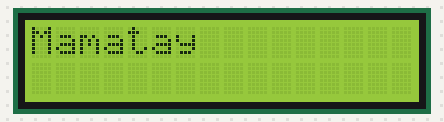
The sketch below on a simulated Arduino Uno, built with avr-gcc and run on an emulated ATmega328P. Parts: 16×2 character LCD.

Above: at 1.4 s.
At 3.7 s:
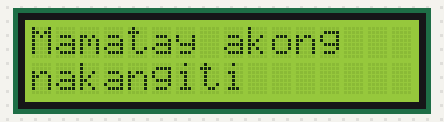
At 10.4 s:
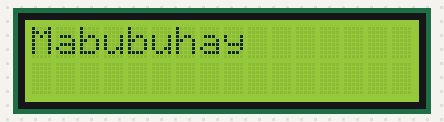
At 19.2 s:
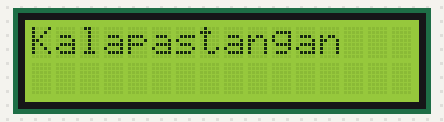
At 26.3 s:
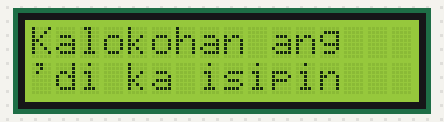
At 34.4 s:
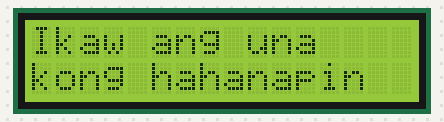

The sketch:

kalapastangan-lyrics.ino
```cpp
#include <Wire.h>
#include <LiquidCrystal_I2C.h>

LiquidCrystal_I2C lcd(0x27, 16, 2);

struct WordTiming {
  unsigned long timeMs;
  const char* word;
};

const WordTiming lyrics[] = {
  {     0, "Mamatay" },
  {   1820, "akong" },
  {   2280, "nakangiti" },
  {   4420, "Kapag" },
  {   5040, "ikaw" },
  {   5600, "ang" },
  {   6180, "nasa" },
  {   7480, "aking" },
  {   8160, "tabi" },
  {   8920, "Mabubuhay" },
  {   10440, "akong" },
  {   11120, "nagsisisi" },
  {   13380, "Kapag" },
  {  13740, "'sang" },
  {  14190, "araw" },
  {  14870, "hindi" },
  {  15530, "kita" },
  {  16350, "mapapangiti" },
  {  17790, "Kalapastangan" },
  {  19330, "and" },
  {  19590, "'di" },
  {  19990, "ka" },
  {  20470, "ibigin" },
  {  22530, "Kalokohan" },
  {  23570, "ang" },
  {  23890, "'di" },
  {  24070, "ka" },
  {  24890, "isipin" },
  {  26650, "Kung" },
  {  27100, "ang" },
  {  27330, "mundo" },
  {  28070, "ay" },
  {  28210, "biglang" },
  {  29110, "gugunawin"},
  {  31290, "Ikaw"},
  {  31730, "ang"},
  {  32110, "una"},
  {  32610, "kong"},
  {  32910, "hahanapin"}
};

const int totalWords = sizeof(lyrics) / sizeof(lyrics[0]);
int currentWordIndex = 0;
unsigned long startPlaybackTime = 0;

uint8_t currentCol = 0;
uint8_t currentRow = 0;

void printFittedWord(const char* word) {
  int len = strlen(word);
  bool isCapital = (word[0] >= 'A' && word[0] <= 'Z');

  if (isCapital && (currentCol > 0 || currentRow > 0)) {
    lcd.clear();
    currentRow = 0;
    currentCol = 0;
  }
  else if (currentCol > 0 && (currentCol + 1 + len > 16)) {
    if (currentRow == 0) {
      currentRow = 1;
      currentCol = 0;
    } else {
      lcd.clear();
      currentRow = 0;
      currentCol = 0;
    }
  }

  if (currentCol > 0) {
    lcd.setCursor(currentCol, currentRow);
    lcd.print(" ");
    currentCol++;
  }

  lcd.setCursor(currentCol, currentRow);
  lcd.print(word);
  currentCol += len;
}

void setup() {
  lcd.init();
  lcd.backlight();
  lcd.clear();
  lcd.setCursor(0, 0);
  lcd.print("@rence.szkyrob");
  delay(1300);
  lcd.clear();
  startPlaybackTime = millis();
}

void loop() {
  unsigned long elapsed = millis() - startPlaybackTime;
  if (currentWordIndex < totalWords) {
    if (elapsed >= lyrics[currentWordIndex].timeMs) {
      printFittedWord(lyrics[currentWordIndex].word);
      currentWordIndex++;
    }
  }
}
```

Measured:
- what the display in image 0 shows lasts 1.8 s, from 1.4 s to 3.2 s
- what the display in image 1 shows lasts 2.1 s, from 3.7 s to 5.8 s
- what the display in image 2 shows lasts 1.5 s, from 10.3 s to 11.8 s
